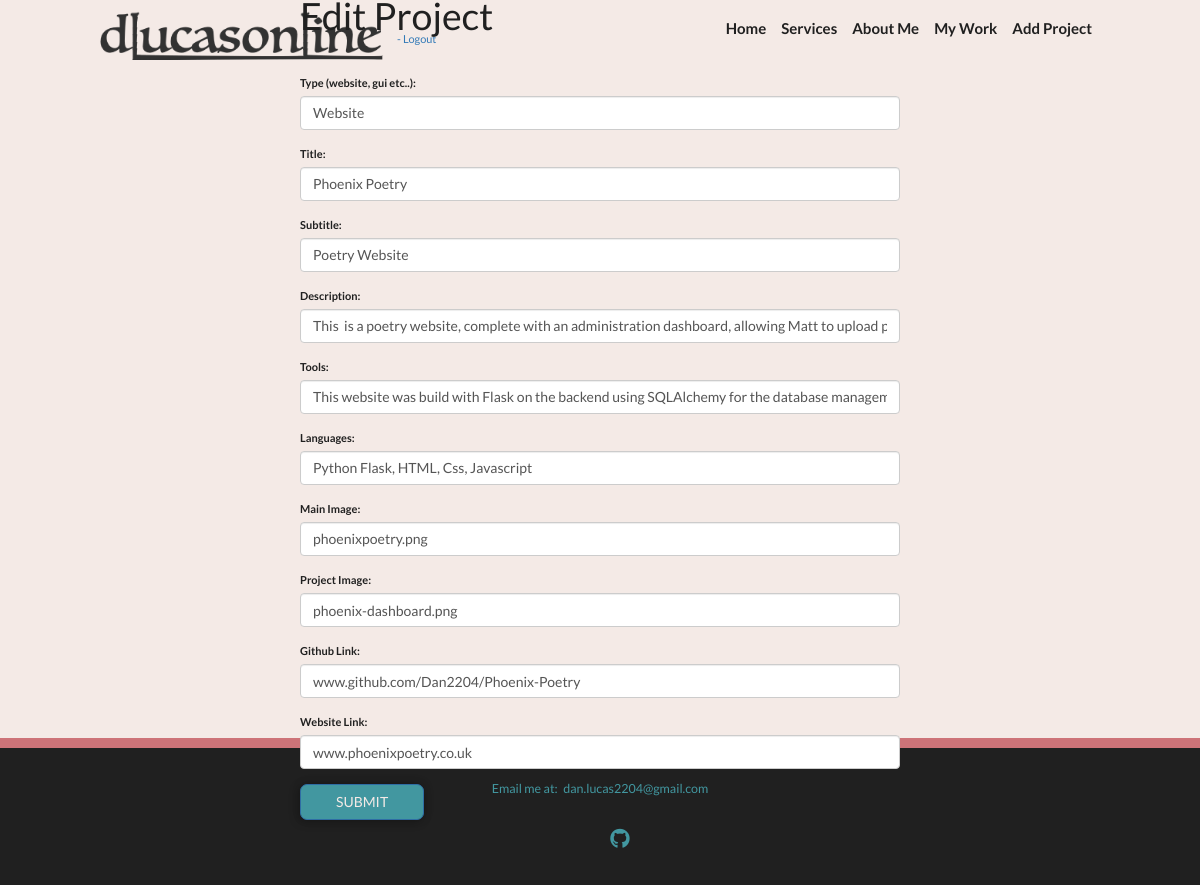
The app's page /project/edit/1 (signed in) with its own data.
### app.py (models this page shows)
class Project(db.Model):
  id = db.Column(db.Integer, primary_key=True)
  project_type = db.Column(db.String(150), nullable=False)
  title = db.Column(db.String(150), nullable=False)
  sub_title = db.Column(db.String(150), nullable=False)
  project_general = db.Column(db.String(250), nullable=False)
  project_tools = db.Column(db.String(250), nullable=False)
  project_languages = db.Column(db.String(250), nullable=False)
  main_img = db.Column(db.String(250), nullable=False)
  project_img = db.Column(db.String(250), nullable=False)
  github_link = db.Column(db.String(250))
  website_link = db.Column(db.String(250))

### app.py (the view)
@app.route('/project/edit/<project_id>', methods=['GET', 'POST'])
@login_required
def edit_project(project_id):
  form = ProjectForm()
  project = Project.query.get_or_404(project_id)
  if not project:
    flash("Project not found")
    return redirect(url_for('home'))
  if form.validate_on_submit():
    project.project_type = form.project_type.data
    project.title = form.title.data
    project.sub_title = form.sub_title.data
    project.project_general = form.general.data
    project.project_tools = form.tools.data
    project.project_languages = form.languages.data
    project.main_img = form.img_main.data
    project.project_img = form.img_project.data
    project.github_link = form.link_github.data
    project.website_link = form.link_website.data
    db.session.commit()
    flash("Project Updated")
    return redirect(url_for('portfolio_page', project_id=project.id))
  elif request.method == 'GET':
    form.project_type.data = project.project_type
    form.title.data = project.title
    form.sub_title.data = project.sub_title
    form.general.data = project.project_general
    form.tools.data = project.project_tools
    form.languages.data = project.project_languages
    form.img_main.data = project.main_img
    form.img_project.data = project.project_img
    form.link_github.data = project.github_link
    form.link_website.data = project.website_link
  return render_template('project_form.html', title="Edit Project", form=form)

### app.py
class ProjectForm(FlaskForm):
  project_type = StringField("Type (website, gui etc..): ", validators=[DataRequired()])
  title = StringField("Title: ", validators=[DataRequired()])
  sub_title = StringField("Subtitle: ", validators=[DataRequired()])
  general = StringField("Description: ", validators=[DataRequired()])
  tools = StringField("Tools: ", validators=[DataRequired()])
  languages = StringField("Languages: ", validators=[DataRequired()])
  img_main = StringField("Main Image: ", validators=[DataRequired()])
  img_project = StringField("Project Image: ", validators=[DataRequired()])
  link_github = StringField("Github Link: ", validators=[DataRequired()])
  link_website = StringField("Website Link: ")
  submit = SubmitField("Submit")

### app.py (called while the page is built)
@login_manager.user_loader
def load_user(user_id):
  return User.query.get(user_id)

### templates/project_form.html (shortened to what this page needs)
{% extends 'base.html' %}
{% import "bootstrap/wtf.html" as wtf %}
{% block content %}
<div class="user_form_container">
  <div class="user_form">
    <h2>{{ title }}</h2>
    {{ wtf.quick_form(form, novalidate=True, button_map={"submit": "primary"}) }}
  </div>
</div>
{% endblock content %}

### static/css/styles.css (style rules this page uses)
*, *::before, *::after { box-sizing: border-box; }
html { scroll-behavior: smooth; }
:root { --clr-light: #fff; --clr-dark: #202020; --clr-green: #4297a0; --clr-green-opac: rgba(66, 150, 160, 0.5); --clr-ivory: #f4eae6; --clr-coral: #e57f84; --clr-coral-light: rgba(229, 127, 132, 0.879); --clr-blue: #2f5061; --clr-blue-opac: rgba(47, 80, 97, 0.5); --clr-blue-opac2: rgba(47, 80, 97, 0.75); --ff-main: 'Lato', sans-serif; --ff-second: 'Averia Serif Libre', cursive; --ff-third: 'Source Code Pro', monospace; --fw-normal: 400; --fw-bold: 700; --fs-h1: 3rem; --fs-h2: 2.25rem; --fs-h3: 1.25rem; --fs-body: 1rem; --b-rad: 7px; --bs: -2px 2px 10px rgba(1, 1, 1, 0.25), 1px -1px 10px rgba(1, 1, 1, 0.15); }
body { line-height: 1.55; background-color: var(--clr-ivory); color: var(--clr-dark); font-family: var(--ff-main); font-size: var(--fs-body); margin: 0; }
.btn { display: inline-block; padding: 0.5em 2.5em; background: var(--clr-green); color: var(--clr-ivory); text-decoration: none; cursor: pointer; text-transform: uppercase; border-radius: var(--b-rad); transition: all 200ms ease-in-out; box-shadow: var(--bs); }
h1, h2, h3 { line-height: 1.1; margin: 0; }
h2 { font-size: var(--fs-h2); }
.user_form_container { display: flex; flex-direction: column; align-items: center; justify-content: center; height: 82.5vh; }
.user_form_container h2 { margin-bottom: 1em; }
.user_form, .user_form_container h2 { width: 50%; }
@media (min-width: 800px) { :root { --fs-h1: 4.25rem; --fs-h2: 3.75rem; --fs-h3: 1.5rem; --fs-body: 1.1rem; } }

### records on screen
Project: project_type "Website", title "Phoenix Poetry", sub_title "Poetry Website"
